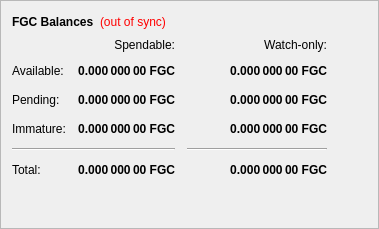
        <widget class="QFrame" name="frame">
         <property name="frameShape">
          <enum>QFrame::StyledPanel</enum>
         </property>
         <property name="frameShadow">
          <enum>QFrame::Raised</enum>
         </property>
         <layout class="QVBoxLayout" name="verticalLayout_4">
          <item>
           <layout class="QHBoxLayout" name="horizontalLayout_4">
            <item>
             <widget class="QLabel" name="label_5">
              <property name="font">
               <font>
                <weight>75</weight>
                <bold>true</bold>
               </font>
              </property>
              <property name="text">
               <string>FGC Balances</string>
              </property>
             </widget>
            </item>
            <item>
             <widget class="QLabel" name="labelWalletStatus">
              <property name="cursor">
               <cursorShape>WhatsThisCursor</cursorShape>
              </property>
              <property name="toolTip">
               <string>The displayed information may be out of date. Your wallet automatically synchronizes with the FantasyGold network after a connection is established, but this process has not completed yet.</string>
              </property>
              <property name="styleSheet">
               <string notr="true">QLabel { color: red; }</string>
              </property>
              <property name="text">
               <string notr="true">(out of sync)</string>
              </property>
              <property name="alignment">
               <set>Qt::AlignLeading|Qt::AlignLeft|Qt::AlignVCenter</set>
              </property>
             </widget>
            </item>
            <item>
             <spacer name="horizontalSpacer_3">
              <property name="orientation">
               <enum>Qt::Horizontal</enum>
              </property>
              <property name="sizeHint" stdset="0">
               <size>
                <width>40</width>
                <height>20</height>
               </size>
              </property>
             </spacer>
            </item>
           </layout>
          </item>
          <item>
           <layout class="QGridLayout" name="gridLayout">
            <property name="spacing">
             <number>12</number>
            </property>
            <item row="2" column="2">
             <widget class="QLabel" name="labelWatchPending">
              <property name="font">
               <font>
                <weight>75</weight>
                <bold>true</bold>
               </font>
              </property>
              <property name="cursor">
               <cursorShape>IBeamCursor</cursorShape>
              </property>
              <property name="toolTip">
               <string>Unconfirmed transactions to watch-only addresses</string>
              </property>
              <property name="text">
               <string notr="true">0.000 000 00 FGC</string>
              </property>
              <property name="alignment">
               <set>Qt::AlignRight|Qt::AlignTrailing|Qt::AlignVCenter</set>
              </property>
              <property name="textInteractionFlags">
               <set>Qt::LinksAccessibleByMouse|Qt::TextSelectableByKeyboard|Qt::TextSelectableByMouse</set>
              </property>
             </widget>
            </item>
            <item row="2" column="1">
             <widget class="QLabel" name="labelUnconfirmed">
              <property name="font">
               <font>
                <weight>75</weight>
                <bold>true</bold>
               </font>
              </property>
              <property name="cursor">
               <cursorShape>IBeamCursor</cursorShape>
              </property>
              <property name="toolTip">
               <string>Total of transactions that have yet to be confirmed, and do not yet count toward the spendable balance</string>
              </property>
              <property name="text">
               <string notr="true">0.000 000 00 FGC</string>
              </property>
              <property name="alignment">
               <set>Qt::AlignRight|Qt::AlignTrailing|Qt::AlignVCenter</set>
              </property>
              <property name="textInteractionFlags">
               <set>Qt::LinksAccessibleByMouse|Qt::TextSelectableByKeyboard|Qt::TextSelectableByMouse</set>
              </property>
             </widget>
            </item>
            <item row="3" column="2">
             <widget class="QLabel" name="labelWatchImmature">
              <property name="font">
               <font>
                <weight>75</weight>
                <bold>true</bold>
               </font>
              </property>
              <property name="cursor">
               <cursorShape>IBeamCursor</cursorShape>
              </property>
              <property name="toolTip">
               <string>Staked or masternode rewards in watch-only addresses that has not yet matured</string>
              </property>
              <property name="text">
               <string notr="true">0.000 000 00 FGC</string>
              </property>
              <property name="alignment">
               <set>Qt::AlignRight|Qt::AlignTrailing|Qt::AlignVCenter</set>
              </property>
              <property name="textInteractionFlags">
               <set>Qt::LinksAccessibleByMouse|Qt::TextSelectableByKeyboard|Qt::TextSelectableByMouse</set>
              </property>
             </widget>
            </item>
            <item row="4" column="0" colspan="2">
             <widget class="Line" name="lineSpendableBalance">
              <property name="orientation">
               <enum>Qt::Horizontal</enum>
              </property>
             </widget>
            </item>
            <item row="4" column="2">
             <widget class="Line" name="lineWatchBalance">
              <property name="sizePolicy">
               <sizepolicy hsizetype="Preferred" vsizetype="Fixed">
                <horstretch>0</horstretch>
                <verstretch>0</verstretch>
               </sizepolicy>
              </property>
              <property name="minimumSize">
               <size>
                <width>140</width>
                <height>0</height>
               </size>
              </property>
              <property name="orientation">
               <enum>Qt::Horizontal</enum>
              </property>
             </widget>
            </item>
            <item row="5" column="0">
             <widget class="QLabel" name="labelTotalText">
              <property name="text">
               <string>Total:</string>
              </property>
             </widget>
            </item>
            <item row="3" column="1">
             <widget class="QLabel" name="labelImmature">
              <property name="font">
               <font>
                <weight>75</weight>
                <bold>true</bold>
               </font>
              </property>
              <property name="cursor">
               <cursorShape>IBeamCursor</cursorShape>
              </property>
              <property name="toolTip">
               <string>Staked or masternode rewards that has not yet matured</string>
              </property>
              <property name="text">
               <string notr="true">0.000 000 00 FGC</string>
              </property>
              <property name="alignment">
               <set>Qt::AlignRight|Qt::AlignTrailing|Qt::AlignVCenter</set>
              </property>
              <property name="textInteractionFlags">
               <set>Qt::LinksAccessibleByMouse|Qt::TextSelectableByKeyboard|Qt::TextSelectableByMouse</set>
              </property>
             </widget>
            </item>
            <item row="2" column="3">
             <spacer name="horizontalSpacer_2">
              <property name="orientation">
               <enum>Qt::Horizontal</enum>
              </property>
              <property name="sizeHint" stdset="0">
               <size>
                <width>40</width>
                <height>20</height>
               </size>
              </property>
             </spacer>
            </item>
            <item row="3" column="0">
             <widget class="QLabel" name="labelImmatureText">
              <property name="text">
               <string>Immature:</string>
              </property>
             </widget>
            </item>
            <item row="5" column="1">
             <widget class="QLabel" name="labelTotal">
              <property name="font">
               <font>
                <weight>75</weight>
                <bold>true</bold>
               </font>
              </property>
              <property name="cursor">
               <cursorShape>IBeamCursor</cursorShape>
              </property>
              <property name="toolTip">
               <string>Your current total balance</string>
              </property>
              <property name="text">
               <string notr="true">0.000 000 00 FGC</string>
              </property>
              <property name="alignment">
               <set>Qt::AlignRight|Qt::AlignTrailing|Qt::AlignVCenter</set>
              </property>
              <property name="textInteractionFlags">
               <set>Qt::LinksAccessibleByMouse|Qt::TextSelectableByKeyboard|Qt::TextSelectableByMouse</set>
              </property>
             </widget>
            </item>
            <item row="5" column="2">
             <widget class="QLabel" name="labelWatchTotal">
              <property name="font">
               <font>
                <weight>75</weight>
                <bold>true</bold>
               </font>
              </property>
              <property name="cursor">
               <cursorShape>IBeamCursor</cursorShape>
              </property>
              <property name="toolTip">
               <string>Current total balance in watch-only addresses</string>
              </property>
              <property name="text">
               <string notr="true">0.000 000 00 FGC</string>
              </property>
              <property name="alignment">
               <set>Qt::AlignRight|Qt::AlignTrailing|Qt::AlignVCenter</set>
              </property>
              <property name="textInteractionFlags">
               <set>Qt::LinksAccessibleByMouse|Qt::TextSelectableByKeyboard|Qt::TextSelectableByMouse</set>
              </property>
             </widget>
            </item>
            <item row="0" column="2">
             <widget class="QLabel" name="labelWatchonly">
              <property name="text">
               <string>Watch-only:</string>
              </property>
              <property name="alignment">
               <set>Qt::AlignRight|Qt::AlignTrailing|Qt::AlignVCenter</set>
              </property>
             </widget>
            </item>
            <item row="1" column="0">
             <widget class="QLabel" name="labelBalanceText">
              <property name="text">
               <string>Available:</string>
              </property>
             </widget>
            </item>
            <item row="1" column="1">
             <widget class="QLabel" name="labelBalance">
              <property name="font">
               <font>
                <weight>75</weight>
                <bold>true</bold>
               </font>
              </property>
              <property name="cursor">
               <cursorShape>IBeamCursor</cursorShape>
              </property>
              <property name="toolTip">
               <string>Your current spendable balance</string>
              </property>
              <property name="text">
               <string notr="true">0.000 000 00 FGC</string>
              </property>
              <property name="alignment">
               <set>Qt::AlignRight|Qt::AlignTrailing|Qt::AlignVCenter</set>
              </property>
              <property name="textInteractionFlags">
               <set>Qt::LinksAccessibleByMouse|Qt::TextSelectableByKeyboard|Qt::TextSelectableByMouse</set>
              </property>
             </widget>
            </item>
            <item row="1" column="2">
             <widget class="QLabel" name="labelWatchAvailable">
              <property name="font">
               <font>
                <weight>75</weight>
                <bold>true</bold>
               </font>
              </property>
              <property name="cursor">
               <cursorShape>IBeamCursor</cursorShape>
              </property>
              <property name="toolTip">
               <string>Your current balance in watch-only addresses</string>
              </property>
              <property name="text">
               <string notr="true">0.000 000 00 FGC</string>
              </property>
              <property name="alignment">
               <set>Qt::AlignRight|Qt::AlignTrailing|Qt::AlignVCenter</set>
              </property>
              <property name="textInteractionFlags">
               <set>Qt::LinksAccessibleByMouse|Qt::TextSelectableByKeyboard|Qt::TextSelectableByMouse</set>
              </property>
             </widget>
            </item>
            <item row="2" column="0">
             <widget class="QLabel" name="labelPendingText">
              <property name="text">
               <string>Pending:</string>
              </property>
             </widget>
            </item>
            <item row="0" column="1">
             <widget class="QLabel" name="labelSpendable">
              <property name="text">
               <string>Spendable:</string>
              </property>
              <property name="alignment">
               <set>Qt::AlignRight|Qt::AlignTrailing|Qt::AlignVCenter</set>
              </property>
             </widget>
            </item>
           </layout>
          </item>
          <item>
           <spacer name="verticalSpacer_4">
            <property name="orientation">
             <enum>Qt::Vertical</enum>
            </property>
            <property name="sizeHint" stdset="0">
             <size>
              <width>20</width>
              <height>40</height>
             </size>
            </property>
           </spacer>
          </item>
         </layout>
        </widget>
